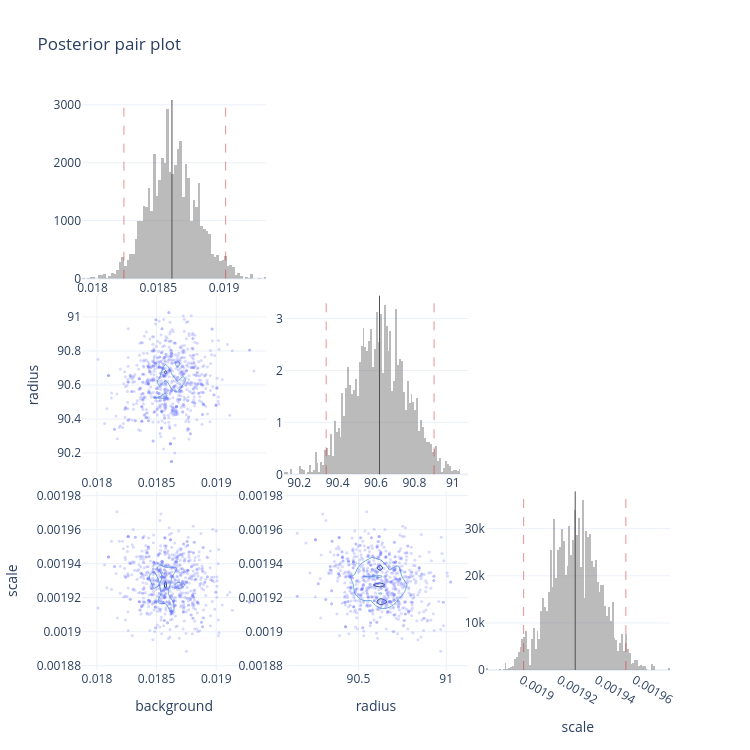

The notebook cell this image was saved under:
### Markdown cell above
We can now look at the fitting output in detail using a variety of plots:


i. A 'corner' plot showing a grid of parameter distribution from the Bayesian multi-parameter analysis.

ii. A marginal posterior plot showing the probability distribution for a single, chosen parameter.

iii. A Bayesian posterior predictive 95% credible band plot, which displays the model's predicted outcomes over a range of inputs (shaded region may be invisible depending on constraints).

iv. A parameter heatmap giving a colour-coded grid of relationships and statistical dependencies between model parameters estimated from Bayesian inference.

v. The Markov chain Monte Carlo (MCMC) trace which demonstrates how all of the parameters evolved during the fit.

### Code cell
print('\nGenerating posterior pair (corner) plot...')
fitter.plot_posterior_pairs()

### Figure 1 — Plotly figure (JSON) as saved in the notebook; plotly's stock layout.template omitted (floating-point values rounded to 4 significant figures; data arrays with more than 128 entries replaced by an {"elided": "..."} marker saying what was removed)
{"data": [{"histnorm": "probability density", "marker": {"color": "rgba(120, 120, 120, 0.5)"}, "name": "Marginal density", "showlegend": false, "type": "histogram", "x": {"elided": "7800 float values"}, "xaxis": "x", "yaxis": "y"}, {"marker": {"color": "rgba(99, 110, 250, 0.25)", "size": 3}, "mode": "markers", "showlegend": false, "type": "scatter", "x": {"elided": "750 float values"}, "xaxis": "x4", "y": {"elided": "750 float values"}, "yaxis": "y4"}, {"colorscale": [[0, "rgb(247,251,255)"], [0.125, "rgb(222,235,247)"], [0.25, "rgb(198,219,239)"], [0.375, "rgb(158,202,225)"], [0.5, "rgb(107,174,214)"], [0.625, "rgb(66,146,198)"], [0.75, "rgb(33,113,181)"], [0.875, "rgb(8,81,156)"], [1, "rgb(8,48,107)"]], "contours": {"coloring": "lines"}, "line": {"width": 1}, "ncontours": 6, "showlegend": false, "showscale": false, "type": "histogram2dcontour", "x": {"elided": "7800 float values"}, "xaxis": "x4", "y": {"elided": "7800 float values"}, "yaxis": "y4"}, {"histnorm": "probability density", "marker": {"color": "rgba(120, 120, 120, 0.5)"}, "name": "Marginal density", "showlegend": false, "type": "histogram", "x": {"elided": "7800 float values"}, "xaxis": "x5", "yaxis": "y5"}, {"marker": {"color": "rgba(99, 110, 250, 0.25)", "size": 3}, "mode": "markers", "showlegend": false, "type": "scatter", "x": {"elided": "750 float values"}, "xaxis": "x7", "y": {"elided": "750 float values"}, "yaxis": "y7"}, {"colorscale": [[0, "rgb(247,251,255)"], [0.125, "rgb(222,235,247)"], [0.25, "rgb(198,219,239)"], [0.375, "rgb(158,202,225)"], [0.5, "rgb(107,174,214)"], [0.625, "rgb(66,146,198)"], [0.75, "rgb(33,113,181)"], [0.875, "rgb(8,81,156)"], [1, "rgb(8,48,107)"]], "contours": {"coloring": "lines"}, "line": {"width": 1}, "ncontours": 6, "showlegend": false, "showscale": false, "type": "histogram2dcontour", "x": {"elided": "7800 float values"}, "xaxis": "x7", "y": {"elided": "7800 float values"}, "yaxis": "y7"}, {"marker": {"color": "rgba(99, 110, 250, 0.25)", "size": 3}, "mode": "markers", "showlegend": false, "type": "scatter", "x": {"elided": "750 float values"}, "xaxis": "x8", "y": {"elided": "750 float values"}, "yaxis": "y8"}, {"colorscale": [[0, "rgb(247,251,255)"], [0.125, "rgb(222,235,247)"], [0.25, "rgb(198,219,239)"], [0.375, "rgb(158,202,225)"], [0.5, "rgb(107,174,214)"], [0.625, "rgb(66,146,198)"], [0.75, "rgb(33,113,181)"], [0.875, "rgb(8,81,156)"], [1, "rgb(8,48,107)"]], "contours": {"coloring": "lines"}, "line": {"width": 1}, "ncontours": 6, "showlegend": false, "showscale": false, "type": "histogram2dcontour", "x": {"elided": "7800 float values"}, "xaxis": "x8", "y": {"elided": "7800 float values"}, "yaxis": "y8"}, {"histnorm": "probability density", "marker": {"color": "rgba(120, 120, 120, 0.5)"}, "name": "Marginal density", "showlegend": false, "type": "histogram", "x": {"elided": "7800 float values"}, "xaxis": "x9", "yaxis": "y9"}], "layout": {"height": 750, "shapes": [{"line": {"color": "rgb(80, 80, 80)", "width": 1}, "type": "line", "x0": 0.0186, "x1": 0.0186, "xref": "x", "y0": 0, "y1": 1, "yref": "y domain"}, {"line": {"color": "rgba(214, 39, 40, 0.5)", "dash": "dash", "width": 1}, "type": "line", "x0": 0.01824, "x1": 0.01824, "xref": "x", "y0": 0, "y1": 1, "yref": "y domain"}, {"line": {"color": "rgba(214, 39, 40, 0.5)", "dash": "dash", "width": 1}, "type": "line", "x0": 0.01901, "x1": 0.01901, "xref": "x", "y0": 0, "y1": 1, "yref": "y domain"}, {"line": {"color": "rgb(80, 80, 80)", "width": 1}, "type": "line", "x0": 90.62, "x1": 90.62, "xref": "x5", "y0": 0, "y1": 1, "yref": "y5 domain"}, {"line": {"color": "rgba(214, 39, 40, 0.5)", "dash": "dash", "width": 1}, "type": "line", "x0": 90.34, "x1": 90.34, "xref": "x5", "y0": 0, "y1": 1, "yref": "y5 domain"}, {"line": {"color": "rgba(214, 39, 40, 0.5)", "dash": "dash", "width": 1}, "type": "line", "x0": 90.9, "x1": 90.9, "xref": "x5", "y0": 0, "y1": 1, "yref": "y5 domain"}, {"line": {"color": "rgb(80, 80, 80)", "width": 1}, "type": "line", "x0": 0.001929, "x1": 0.001929, "xref": "x9", "y0": 0, "y1": 1, "yref": "y9 domain"}, {"line": {"color": "rgba(214, 39, 40, 0.5)", "dash": "dash", "width": 1}, "type": "line", "x0": 0.001901, "x1": 0.001901, "xref": "x9", "y0": 0, "y1": 1, "yref": "y9 domain"}, {"line": {"color": "rgba(214, 39, 40, 0.5)", "dash": "dash", "width": 1}, "type": "line", "x0": 0.001956, "x1": 0.001956, "xref": "x9", "y0": 0, "y1": 1, "yref": "y9 domain"}], "showlegend": false, "title": {"text": "Posterior pair plot"}, "width": 750, "xaxis": {"anchor": "y", "domain": [0, 0.3133]}, "xaxis2": {"anchor": "y2", "domain": [0.3433, 0.6567]}, "xaxis3": {"anchor": "y3", "domain": [0.6867, 1.0]}, "xaxis4": {"anchor": "y4", "domain": [0, 0.3133]}, "xaxis5": {"anchor": "y5", "domain": [0.3433, 0.6567]}, "xaxis6": {"anchor": "y6", "domain": [0.6867, 1.0]}, "xaxis7": {"anchor": "y7", "domain": [0, 0.3133], "title": {"text": "background"}}, "xaxis8": {"anchor": "y8", "domain": [0.3433, 0.6567], "title": {"text": "radius"}}, "xaxis9": {"anchor": "y9", "domain": [0.6867, 1.0], "title": {"text": "scale"}}, "yaxis": {"anchor": "x", "domain": [0.6867, 1.0]}, "yaxis2": {"anchor": "x2", "domain": [0.6867, 1.0]}, "yaxis3": {"anchor": "x3", "domain": [0.6867, 1.0]}, "yaxis4": {"anchor": "x4", "domain": [0.3433, 0.6567], "title": {"text": "radius"}}, "yaxis5": {"anchor": "x5", "domain": [0.3433, 0.6567]}, "yaxis6": {"anchor": "x6", "domain": [0.3433, 0.6567]}, "yaxis7": {"anchor": "x7", "domain": [0, 0.3133], "title": {"text": "scale"}}, "yaxis8": {"anchor": "x8", "domain": [0, 0.3133]}, "yaxis9": {"anchor": "x9", "domain": [0, 0.3133]}}}
